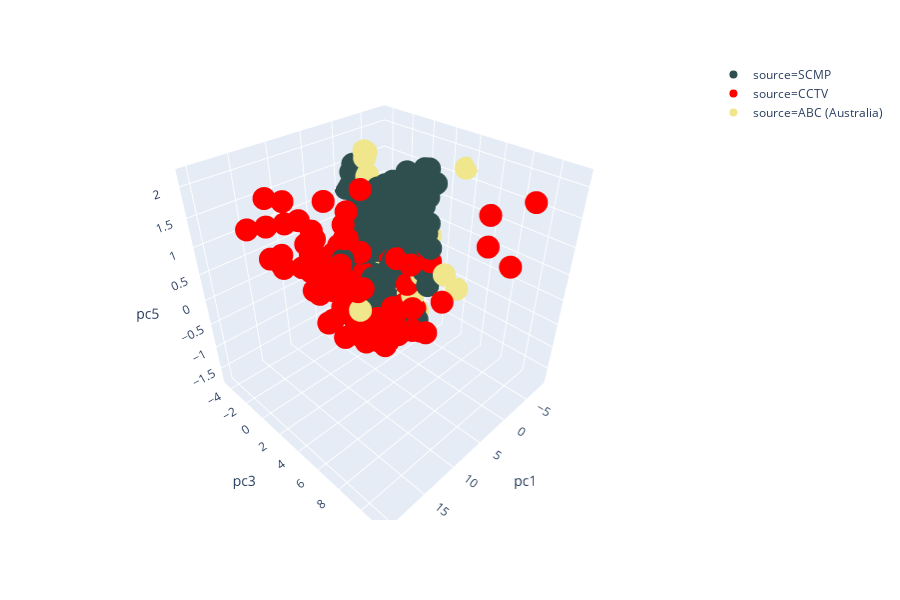

Notebook source saved alongside this figure:
### Code cell
color_map = {'CCTV': 'red', 'SCMP': 'darkslategrey', 'ABC (Australia)': 'khaki'}
fig = px.scatter_3d(plot_df, x='pc1', y='pc3', z='pc5', color='source', color_discrete_map=color_map)
fig.show()

### Figure 1 — Plotly figure (JSON) as saved in the notebook; plotly's stock layout.template omitted (floating-point values rounded to 4 significant figures; data arrays with more than 128 entries replaced by an {"elided": "..."} marker saying what was removed)
{"data": [{"hoverlabel": {"namelength": 0}, "hovertemplate": "source=SCMP<br>pc1=%{x}<br>pc3=%{y}<br>pc5=%{z}", "legendgroup": "source=SCMP", "marker": {"color": "darkslategrey", "symbol": "circle"}, "mode": "markers", "name": "source=SCMP", "scene": "scene", "showlegend": true, "type": "scatter3d", "x": {"elided": "433 float values"}, "y": {"elided": "433 float values"}, "z": {"elided": "433 float values"}}, {"hoverlabel": {"namelength": 0}, "hovertemplate": "source=CCTV<br>pc1=%{x}<br>pc3=%{y}<br>pc5=%{z}", "legendgroup": "source=CCTV", "marker": {"color": "red", "symbol": "circle"}, "mode": "markers", "name": "source=CCTV", "scene": "scene", "showlegend": true, "type": "scatter3d", "x": {"elided": "141 float values"}, "y": {"elided": "141 float values"}, "z": {"elided": "141 float values"}}, {"hoverlabel": {"namelength": 0}, "hovertemplate": "source=ABC (Australia)<br>pc1=%{x}<br>pc3=%{y}<br>pc5=%{z}", "legendgroup": "source=ABC (Australia)", "marker": {"color": "khaki", "symbol": "circle"}, "mode": "markers", "name": "source=ABC (Australia)", "scene": "scene", "showlegend": true, "type": "scatter3d", "x": [-0.1786, 2.751, -0.5864, 1.619, -0.7864, -0.7832, -0.3391, 0.8313, 0.7274, -0.1468, -0.2289, 0.3104, 0.7449, -1.261, 0.4278, 0.03677, 0.1712, -0.7913, -1.423, -0.226, -0.4711, -0.8104, -0.79, -0.9602, -0.9993, -0.5671, -0.7832, -0.7775, -0.8774, -0.2766, -2.273, 0.636, -0.7854, 0.4617, -0.8132, -0.8716, -0.7894, 1.766, -0.779, -1.003, -0.7893, -0.08292, -0.02552, -0.7895, -0.7897, 1.519, -0.7757, -1.505, -0.8072, -0.7843, 1.522, -1.459, -0.4282, -1.228, -0.8064, -4.737, -0.8059, -0.7832, -0.5332, -0.7024, 0.492, -1.249, -0.7813, 7.747, -0.7686, -5.177, 0.8147, -0.6246, -0.8021, 1.656, 1.453, -1.015, -0.8012, -0.7739, -0.2071, -0.8026, -0.7747, -0.7759, -8.441, -0.786, -0.523, -0.2273, -1.195, 0.7055], "y": [-1.189, -1.505, 4.13, 0.3141, -1.967, -1.929, -2.691, -2.152, -2.998, -3.639, 3.72, -0.798, -0.8433, -3.771, -1.407, 6.883, 5.854, -2.021, 1.944, 0.1994, -0.4192, -2.131, -1.328, -3.41, 2.542, -1.916, -1.929, 0.4227, -2.439, 2.935, 2.319, -1.743, -1.958, -2.02, -2.428, -2.441, -1.999, -0.1967, -1.888, 0.3933, -2.011, -1.98, -3.33, -1.996, -2.002, -2.588, -1.844, -1.182, -2.213, -1.937, 0.2394, 2.903, 0.1182, 0.6674, -2.192, 1.02, -2.187, -1.929, 1.866, -0.6537, -0.4851, -1.101, -1.903, 2.173, 0.8499, 2.03, -1.248, 1.65, -2.14, -0.2196, -0.644, -4.083, -2.129, -1.818, 0.8627, -2.16, -1.83, -1.846, 3.391, -1.967, -2.166, 1.273, -3.405, -0.9809], "z": [-0.9663, -0.8819, 0.5184, -1.121, 1.157, 0.9967, 0.2084, -0.3134, 0.2468, 0.1915, 0.1455, 0.003507, 0.03523, 0.5191, -0.6821, 0.2453, 0.4102, 1.026, -0.5592, -0.5841, -1.195, 0.6924, 0.0761, -0.09833, -0.8754, -0.519, 0.9967, -0.4034, 0.1261, -0.3974, -0.9898, -0.8822, 1.259, -0.8023, 0.01573, -0.4416, 1.019, -0.973, 1.501, -0.8255, 1.895, -0.135, -0.213, 0.7245, 0.9251, -0.09275, 0.9695, 0.02756, 1.905, 0.7055, -0.1197, -0.8148, -0.3947, -1.134, 1.05, -0.289, 1.08, 0.9967, -0.2051, 0.7163, -0.04527, 0.04796, 0.6949, -0.2412, -0.3004, 0.4661, 0.1297, 0.3292, 0.7706, -1.024, -1.165, 0.02512, 0.7671, 0.6677, -0.842, 1.787, 0.8046, 1.001, 1.699, 1.458, -0.8768, -0.6092, 0.1546, -0.6993]}], "layout": {"height": 600, "legend": {"tracegroupgap": 0}, "margin": {"t": 60}, "scene": {"domain": {"x": [0, 0.98], "y": [0, 1]}, "xaxis": {"title": {"text": "pc1"}}, "yaxis": {"title": {"text": "pc3"}}, "zaxis": {"title": {"text": "pc5"}}}}}
